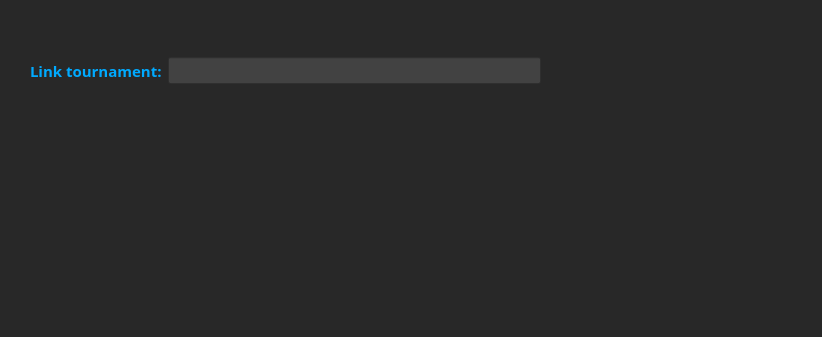
<?xml version="1.0" encoding="UTF-8"?>
<ui version="4.0">
 <class>DM_Manager</class>
 <widget class="QDialog" name="DM_Manager">
  <property name="geometry">
   <rect>
    <x>0</x>
    <y>0</y>
    <width>822</width>
    <height>337</height>
   </rect>
  </property>
  <property name="windowTitle">
   <string>Data Manager</string>
  </property>
  <property name="styleSheet">
   <string notr="true">background-color: #282828;</string>
  </property>
  <widget class="QWidget" name="layoutWidget">
   <property name="geometry">
    <rect>
     <x>30</x>
     <y>50</y>
     <width>511</width>
     <height>41</height>
    </rect>
   </property>
   <layout class="QHBoxLayout" name="horizontalLayout">
    <item>
     <widget class="QLabel" name="labelLink">
      <property name="font">
       <font>
        <family>Montserrat</family>
        <pointsize>11</pointsize>
        <weight>75</weight>
        <bold>true</bold>
       </font>
      </property>
      <property name="styleSheet">
       <string notr="true">color: rgb(0, 170, 255);</string>
      </property>
      <property name="text">
       <string>Link tournament:</string>
      </property>
     </widget>
    </item>
    <item>
     <widget class="QLineEdit" name="lineEditLinkTournament">
      <property name="sizePolicy">
       <sizepolicy hsizetype="Expanding" vsizetype="Fixed">
        <horstretch>0</horstretch>
        <verstretch>0</verstretch>
       </sizepolicy>
      </property>
      <property name="maximumSize">
       <size>
        <width>16777215</width>
        <height>27</height>
       </size>
      </property>
      <property name="baseSize">
       <size>
        <width>0</width>
        <height>0</height>
       </size>
      </property>
      <property name="styleSheet">
       <string notr="true">color: white;
background-color:rgb(66, 66, 66);
font: 75 10pt &quot;Montserrat&quot;;</string>
      </property>
     </widget>
    </item>
   </layout>
  </widget>
 </widget>
 <resources/>
 <connections/>
</ui>
